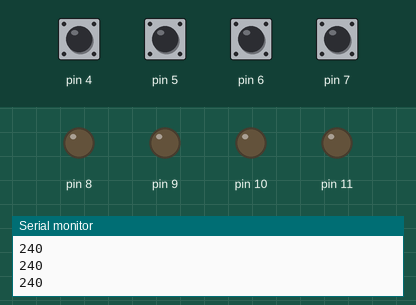
Recording of a program running on a simulated Arduino Uno, built with avr-gcc and run on an emulated ATmega328P. Shown: output pins drawn as LEDs (lit = HIGH), the last lines printed to the serial monitor. The test bench sets the inputs (shaded band); at power-on: pin 4–7 HIGH.

Above: at 1.2 s.
1.3 s: pin 4 pulled LOW for 0.15 s
At 1.37 s:
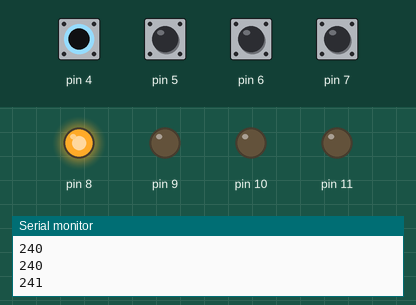
2.9 s: pin 5 pulled LOW for 0.15 s
At 2.97 s:
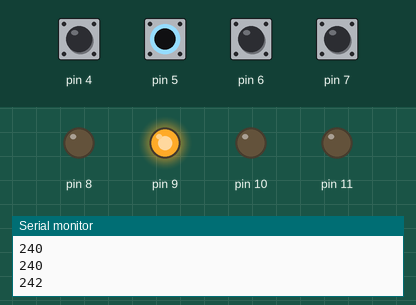
4.5 s: pin 6 pulled LOW for 0.15 s
At 4.58 s:
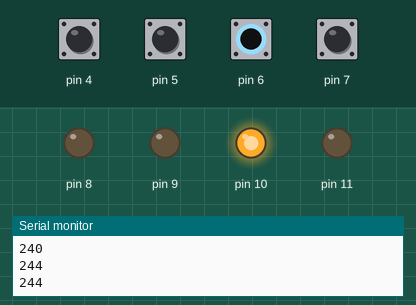
6.1 s: pin 7 pulled LOW for 0.15 s
At 6.18 s:
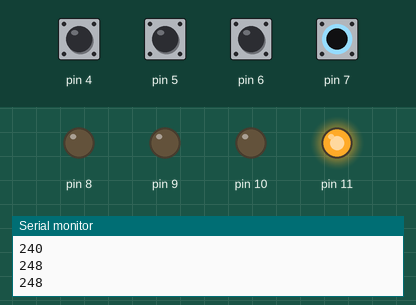
7.7 s: pin 4 driven LOW and pin 5 driven LOW
At 8.0 s:
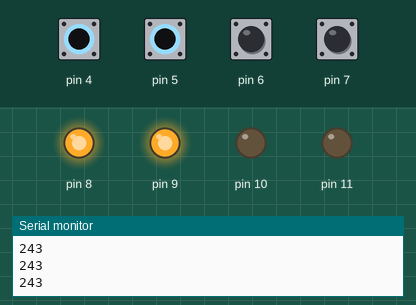
9.2 s: pin 6 pulled LOW for 1 s
At 10.0 s:
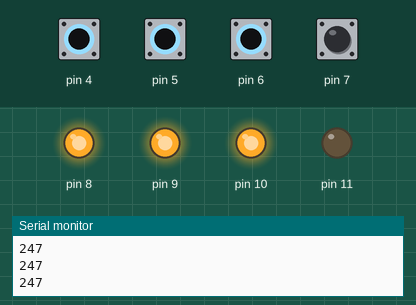
Timing chart, 0 to 12.2 s (numbered marks = the images above; inputs shaded):
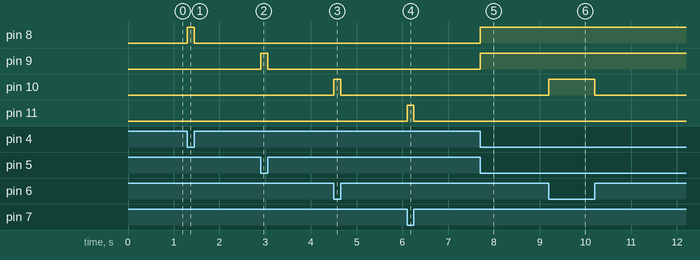

The program:

main.cpp
```cpp
#include <Arduino.h>


void setup() {
  Serial.begin(9600);
  DDRD &= 0xF0; // Set PD4-PD7 as inputs (DIP switches), PD0-PD3 as outputs (LEDs)
  PORTD |= 0xF0; // Enable pull-up resistors for PD4-PD7
  DDRB |= 0x0F; // Set PB0-PB3 as outputs (LEDs)
  PORTB &= ~0x0F; // Initialize PB0-PB3 to LOW (turn off LEDs)

}

void loop() {
  uint8_t value = PIND; // Read the state of DIP switches (PD4-PD7)
          value = value & 0xF0; // Mask to get only the lower 4 bits
          value = value >> 4; // Shift right to align the bits for LED output
          value = ~value; // Invert the bits for active-low LED control
  PORTB = (PORTB & ~0x0F) | value; // Update the LED states on PB0-PB3

  Serial.println(value);
}
```

Measured:
- after the input at 1.3 s, pin 8: LOW → HIGH at once, → LOW 0.15 s later
- after the input at 2.9 s, pin 9: LOW → HIGH at once, → LOW 0.15 s later
- after the input at 4.5 s, pin 10: LOW → HIGH at once, → LOW 0.15 s later
- after the input at 6.1 s, pin 11: LOW → HIGH at once, → LOW 0.15 s later
- after the input at 7.7 s, pin 8, pin 9: LOW → HIGH at once
- after the input at 9.2 s, pin 10: LOW → HIGH at once, → LOW 1.0 s later
